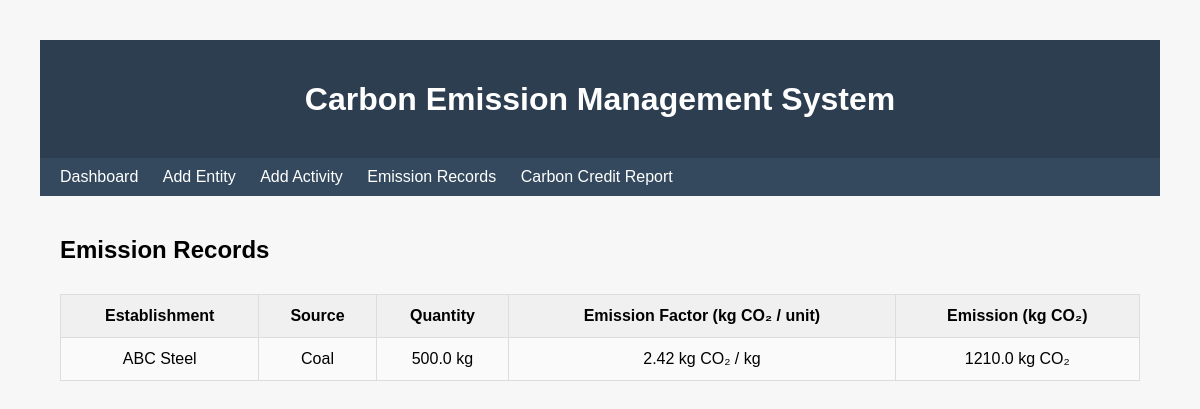
/emissions, run on an earlier commit of the app's database.
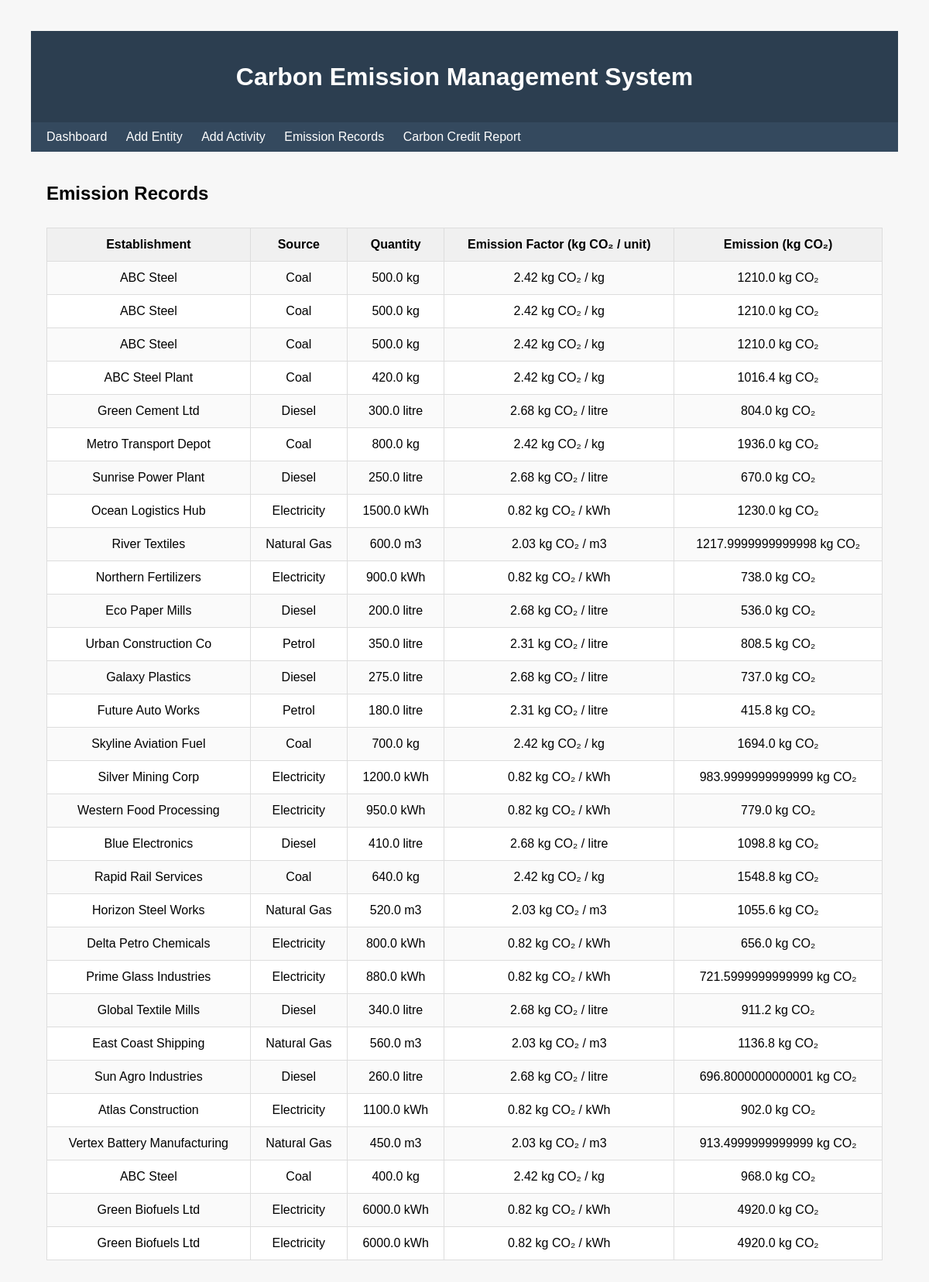
And on a later commit of the database.
### tables this page shows
CREATE TABLE Emission_Record (    record_id INTEGER PRIMARY KEY AUTOINCREMENT,    activity_id INTEGER,    emission_kg REAL,    FOREIGN KEY (activity_id) REFERENCES Activity_Data(activity_id));

CREATE TABLE Establishment (    est_id INTEGER PRIMARY KEY AUTOINCREMENT,    est_name TEXT NOT NULL,    est_type TEXT,    location TEXT);

CREATE TABLE Emission_Source (    source_id INTEGER PRIMARY KEY AUTOINCREMENT,    source_name TEXT,    unit TEXT);

CREATE TABLE Activity_Data (    activity_id INTEGER PRIMARY KEY AUTOINCREMENT,    est_id INTEGER,    source_id INTEGER,    period TEXT,    quantity REAL,    FOREIGN KEY (est_id) REFERENCES Establishment(est_id),    FOREIGN KEY (source_id) REFERENCES Emission_Source(source_id));

CREATE TABLE Emission_Factor (    factor_id INTEGER PRIMARY KEY AUTOINCREMENT,    source_id INTEGER,    factor_value REAL,    FOREIGN KEY (source_id) REFERENCES Emission_Source(source_id));

### app.py (the view)
@app.route("/emissions")
def emissions():
    conn = get_db()
    rows = conn.execute("""
    SELECT
      e.est_name,
      s.source_name,
      s.unit,
      ad.quantity,
      ef.factor_value,
      er.emission_kg

    FROM Emission_Record er

    JOIN Activity_Data ad
    ON er.activity_id = ad.activity_id

    JOIN Establishment e
    ON ad.est_id = e.est_id

    JOIN Emission_Source s
    ON ad.source_id = s.source_id

    JOIN Emission_Factor ef
    ON s.source_id = ef.source_id
    """).fetchall()
    return render_template("emissions.html", rows=rows)

### app.py (called while the page is built)
def get_db():
    conn = sqlite3.connect("cc.db")
    conn.row_factory = sqlite3.Row
    return conn

### templates/emissions.html
{% extends "base.html" %}
{% block content %}
<h2>Emission Records</h2>
<table>
<tr>
<th>Establishment</th>
<th>Source</th>
<th>Quantity</th>
<th>Emission Factor (kg CO₂ / unit)</th>
<th>Emission (kg CO₂)</th>
</tr>
{% for r in rows %}
<tr>
<td>{{ r.est_name }}</td>
<td>{{ r.source_name }}</td>
<td>{{ r.quantity }} {{ r.unit }}</td>
<td>{{ r.factor_value }} kg CO₂ / {{ r.unit }}</td>
<td>{{ r.emission_kg }} kg CO₂</td>
</tr>
{% endfor %}
</table>
{% endblock %}

### templates/base.html (shortened to what this page needs)
<!DOCTYPE html>
<html>
<head>
    <link rel="stylesheet" href="/static/style.css">
</head>
<body>
<header>
    <h1>Carbon Emission Management System</h1>
</header>
<nav>
    <a href="/">Dashboard</a>
    <a href="/add_entity">Add Entity</a>
    <a href="/add_activity">Add Activity</a>
    <a href="/emissions">Emission Records</a>
    <a href="/report">Carbon Credit Report</a>
</nav>
<div class="container">
{% block content %}
{% endblock %}
</div>
</body>
</html>

### static/style.css (style rules this page uses)
body { font-family: Arial , sans-serif; background:#f7f7f7; margin: 40px;; }
h1, h2 { margin-bottom: 20px; }
header { background:#2c3e50; color:white; padding:20px; text-align:center; }
nav { background:#34495e; padding:10px; }
nav a { color:white; margin:10px; text-decoration:none; }
.container { padding:20px; }
table { width:100%; border-collapse:collapse; background:white; margin-top: 30px; }
table th, table td { border:1px solid #ddd; padding:12px; text-align: center; }
th { background: #f0f0f0; }
tr:nth-child(even) { background: #fafafa; }

What changed in the data, as far as the page shows it:
added Emission_Record: est_name "ABC Steel", source_name "Coal", quantity "500.0", unit "kg", factor_value "2.42", emission_kg "1210.0"
added Emission_Record: est_name "ABC Steel", source_name "Coal", quantity "500.0", unit "kg", factor_value "2.42", emission_kg "1210.0"
added Emission_Record: est_name "ABC Steel Plant", source_name "Coal", quantity "420.0", unit "kg", factor_value "2.42", emission_kg "1016.4"
added Emission_Record: est_name "Green Cement Ltd", source_name "Diesel", quantity "300.0", unit "litre", factor_value "2.68", emission_kg "804.0"
added Emission_Record: est_name "Metro Transport Depot", source_name "Coal", quantity "800.0", unit "kg", factor_value "2.42", emission_kg "1936.0"
added Emission_Record: est_name "Sunrise Power Plant", source_name "Diesel", quantity "250.0", unit "litre", factor_value "2.68", emission_kg "670.0"
added Emission_Record: est_name "Ocean Logistics Hub", source_name "Electricity", quantity "1500.0", unit "kWh", factor_value "0.82", emission_kg "1230.0"
added Emission_Record: est_name "River Textiles", source_name "Natural Gas", quantity "600.0", unit "m3", factor_value "2.03", emission_kg "1217.9999999999998"
added Emission_Record: est_name "Northern Fertilizers", source_name "Electricity", quantity "900.0", unit "kWh", factor_value "0.82", emission_kg "738.0"
added Emission_Record: est_name "Eco Paper Mills", source_name "Diesel", quantity "200.0", unit "litre", factor_value "2.68", emission_kg "536.0"
added Emission_Record: est_name "Urban Construction Co", source_name "Petrol", quantity "350.0", unit "litre", factor_value "2.31", emission_kg "808.5"
added Emission_Record: est_name "Galaxy Plastics", source_name "Diesel", quantity "275.0", unit "litre", factor_value "2.68", emission_kg "737.0"
added Emission_Record: est_name "Future Auto Works", source_name "Petrol", quantity "180.0", unit "litre", factor_value "2.31", emission_kg "415.8"
added Emission_Record: est_name "Skyline Aviation Fuel", source_name "Coal", quantity "700.0", unit "kg", factor_value "2.42", emission_kg "1694.0"
added Emission_Record: est_name "Silver Mining Corp", source_name "Electricity", quantity "1200.0", unit "kWh", factor_value "0.82", emission_kg "983.9999999999999"
added Emission_Record: est_name "Western Food Processing", source_name "Electricity", quantity "950.0", unit "kWh", factor_value "0.82", emission_kg "779.0"
added Emission_Record: est_name "Blue Electronics", source_name "Diesel", quantity "410.0", unit "litre", factor_value "2.68", emission_kg "1098.8"
added Emission_Record: est_name "Rapid Rail Services", source_name "Coal", quantity "640.0", unit "kg", factor_value "2.42", emission_kg "1548.8"
added Emission_Record: est_name "Horizon Steel Works", source_name "Natural Gas", quantity "520.0", unit "m3", factor_value "2.03", emission_kg "1055.6"
added Emission_Record: est_name "Delta Petro Chemicals", source_name "Electricity", quantity "800.0", unit "kWh", factor_value "0.82", emission_kg "656.0"
added Emission_Record: est_name "Prime Glass Industries", source_name "Electricity", quantity "880.0", unit "kWh", factor_value "0.82", emission_kg "721.5999999999999"
added Emission_Record: est_name "Global Textile Mills", source_name "Diesel", quantity "340.0", unit "litre", factor_value "2.68", emission_kg "911.2"
added Emission_Record: est_name "East Coast Shipping", source_name "Natural Gas", quantity "560.0", unit "m3", factor_value "2.03", emission_kg "1136.8"
added Emission_Record: est_name "Sun Agro Industries", source_name "Diesel", quantity "260.0", unit "litre", factor_value "2.68", emission_kg "696.8000000000001"
added Emission_Record: est_name "Atlas Construction", source_name "Electricity", quantity "1100.0", unit "kWh", factor_value "0.82", emission_kg "902.0"
added Emission_Record: est_name "Vertex Battery Manufacturing", source_name "Natural Gas", quantity "450.0", unit "m3", factor_value "2.03", emission_kg "913.4999999999999"
added Emission_Record: est_name "ABC Steel", source_name "Coal", quantity "400.0", unit "kg", factor_value "2.42", emission_kg "968.0"
added Emission_Record: est_name "Green Biofuels Ltd", source_name "Electricity", quantity "6000.0", unit "kWh", factor_value "0.82", emission_kg "4920.0"
added Emission_Record: est_name "Green Biofuels Ltd", source_name "Electricity", quantity "6000.0", unit "kWh", factor_value "0.82", emission_kg "4920.0"
